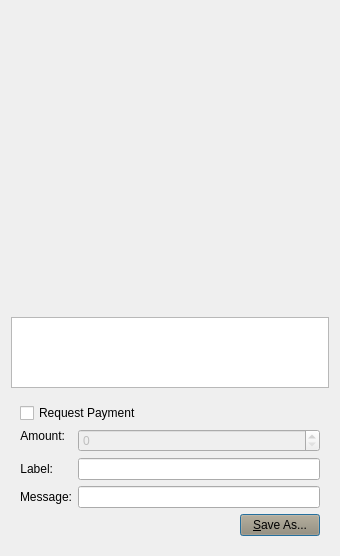
<?xml version="1.0" encoding="UTF-8"?>
<ui version="4.0">
 <class>QRCodeDialog</class>
 <widget class="QDialog" name="QRCodeDialog">
  <property name="geometry">
   <rect>
    <x>0</x>
    <y>0</y>
    <width>340</width>
    <height>556</height>
   </rect>
  </property>
  <property name="windowTitle">
   <string>QR Code Dialog</string>
  </property>
  <property name="styleSheet">
   <string notr="true">background-image: url(:/images/bkg-n);</string>
  </property>
  <layout class="QVBoxLayout" name="verticalLayout_3">
   <item>
    <widget class="QLabel" name="lblQRCode">
     <property name="sizePolicy">
      <sizepolicy hsizetype="Expanding" vsizetype="Expanding">
       <horstretch>0</horstretch>
       <verstretch>0</verstretch>
      </sizepolicy>
     </property>
     <property name="minimumSize">
      <size>
       <width>300</width>
       <height>300</height>
      </size>
     </property>
     <property name="textFormat">
      <enum>Qt::PlainText</enum>
     </property>
     <property name="alignment">
      <set>Qt::AlignCenter</set>
     </property>
     <property name="wordWrap">
      <bool>true</bool>
     </property>
    </widget>
   </item>
   <item>
    <widget class="QPlainTextEdit" name="outUri">
     <property name="sizePolicy">
      <sizepolicy hsizetype="Expanding" vsizetype="Minimum">
       <horstretch>0</horstretch>
       <verstretch>0</verstretch>
      </sizepolicy>
     </property>
     <property name="minimumSize">
      <size>
       <width>0</width>
       <height>50</height>
      </size>
     </property>
     <property name="styleSheet">
      <string notr="true">background-image: url(:/images/bgbfree);</string>
     </property>
     <property name="tabChangesFocus">
      <bool>true</bool>
     </property>
     <property name="textInteractionFlags">
      <set>Qt::TextSelectableByKeyboard|Qt::TextSelectableByMouse</set>
     </property>
    </widget>
   </item>
   <item>
    <widget class="QWidget" name="widget" native="true">
     <property name="styleSheet">
      <string notr="true">background-image: url(:/images/bgbfree);</string>
     </property>
     <layout class="QVBoxLayout" name="verticalLayout_2">
      <item>
       <widget class="QCheckBox" name="chkReqPayment">
        <property name="enabled">
         <bool>true</bool>
        </property>
        <property name="styleSheet">
         <string notr="true">background-image: url(:/images/bgbfree);</string>
        </property>
        <property name="text">
         <string>Request Payment</string>
        </property>
       </widget>
      </item>
      <item>
       <layout class="QFormLayout" name="formLayout">
        <property name="fieldGrowthPolicy">
         <enum>QFormLayout::AllNonFixedFieldsGrow</enum>
        </property>
        <item row="1" column="0">
         <widget class="QLabel" name="lblLabel">
          <property name="text">
           <string>Label:</string>
          </property>
          <property name="textFormat">
           <enum>Qt::PlainText</enum>
          </property>
          <property name="alignment">
           <set>Qt::AlignRight|Qt::AlignTrailing|Qt::AlignVCenter</set>
          </property>
          <property name="buddy">
           <cstring>lnLabel</cstring>
          </property>
         </widget>
        </item>
        <item row="1" column="1">
         <widget class="QLineEdit" name="lnLabel">
          <property name="styleSheet">
           <string notr="true">background-image: url(:/images/gr);</string>
          </property>
         </widget>
        </item>
        <item row="2" column="0">
         <widget class="QLabel" name="lblMessage">
          <property name="text">
           <string>Message:</string>
          </property>
          <property name="textFormat">
           <enum>Qt::PlainText</enum>
          </property>
          <property name="alignment">
           <set>Qt::AlignRight|Qt::AlignTrailing|Qt::AlignVCenter</set>
          </property>
          <property name="buddy">
           <cstring>lnMessage</cstring>
          </property>
         </widget>
        </item>
        <item row="2" column="1">
         <widget class="QLineEdit" name="lnMessage">
          <property name="styleSheet">
           <string notr="true">background-image: url(:/images/gr);</string>
          </property>
         </widget>
        </item>
        <item row="0" column="0">
         <widget class="QLabel" name="lblAmount">
          <property name="sizePolicy">
           <sizepolicy hsizetype="Preferred" vsizetype="Maximum">
            <horstretch>0</horstretch>
            <verstretch>0</verstretch>
           </sizepolicy>
          </property>
          <property name="text">
           <string>Amount:</string>
          </property>
          <property name="textFormat">
           <enum>Qt::PlainText</enum>
          </property>
          <property name="alignment">
           <set>Qt::AlignRight|Qt::AlignTrailing|Qt::AlignVCenter</set>
          </property>
          <property name="buddy">
           <cstring>lnReqAmount</cstring>
          </property>
         </widget>
        </item>
        <item row="0" column="1">
         <widget class="BitcoinAmountField" name="lnReqAmount">
          <property name="enabled">
           <bool>false</bool>
          </property>
          <property name="minimumSize">
           <size>
            <width>80</width>
            <height>0</height>
           </size>
          </property>
          <property name="styleSheet">
           <string notr="true">background-image: url(:/images/gr);</string>
          </property>
         </widget>
        </item>
       </layout>
      </item>
      <item>
       <layout class="QHBoxLayout" name="horizontalLayout">
        <item>
         <spacer name="horizontalSpacer">
          <property name="orientation">
           <enum>Qt::Horizontal</enum>
          </property>
          <property name="sizeHint" stdset="0">
           <size>
            <width>40</width>
            <height>20</height>
           </size>
          </property>
         </spacer>
        </item>
        <item>
         <widget class="QPushButton" name="btnSaveAs">
          <property name="styleSheet">
           <string notr="true">background-color: rgb(154, 134, 106);</string>
          </property>
          <property name="text">
           <string>&amp;Save As...</string>
          </property>
         </widget>
        </item>
       </layout>
      </item>
     </layout>
    </widget>
   </item>
  </layout>
 </widget>
 <customwidgets>
  <customwidget>
   <class>BitcoinAmountField</class>
   <extends>QSpinBox</extends>
   <header>bitcoinamountfield.h</header>
   <container>1</container>
  </customwidget>
 </customwidgets>
 <resources/>
 <connections>
  <connection>
   <sender>chkReqPayment</sender>
   <signal>clicked(bool)</signal>
   <receiver>lnReqAmount</receiver>
   <slot>setEnabled(bool)</slot>
   <hints>
    <hint type="sourcelabel">
     <x>92</x>
     <y>285</y>
    </hint>
    <hint type="destinationlabel">
     <x>98</x>
     <y>311</y>
    </hint>
   </hints>
  </connection>
 </connections>
</ui>
